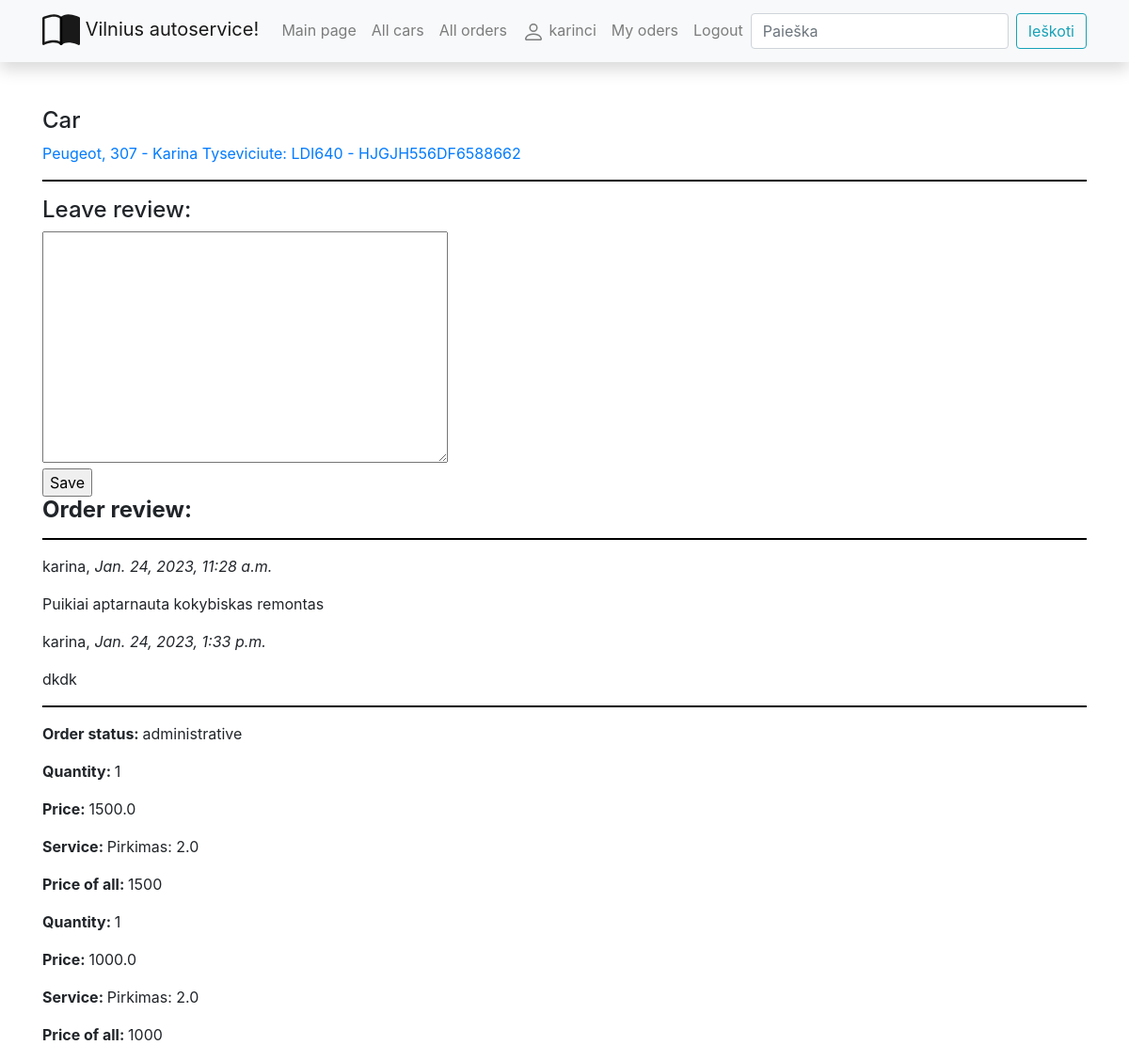
The app's page /autoservisas/orders/1 (signed in) with its own data.
### autoservisas/models.py (models this page shows, shortened)
class Order(models.Model):
    date = models.DateTimeField('Date', null=True, blank=True)
    suma = models.FloatField('Sum', help_text='Enter a sum of order')
    car = models.ForeignKey('Car', on_delete=models.SET_NULL, null=True)
    returne = models.DateField('Return for client', null=True, blank=True)
    LOAN_STATUS = (
        ('a', 'administrative'),
        ('r', 'repair'),
        ('e', 'repaired'),
        ('g', 'given away')
    )
    status = models.CharField(
        max_length=1,
        choices=LOAN_STATUS,
        blank=True,
        default='a',
        help_text='Status'
    )
    owner = models.ForeignKey(User, on_delete=models.SET_NULL, null=True, blank=True)
    class Meta:
        verbose_name = "Order"
        verbose_name_plural = "Orders"

class Car(models.Model):
    valst_nr = models.CharField('Number', max_length=6, help_text='Enter the country registration number')
    vin_code = models.CharField('VIN_code', max_length=17, help_text='Enter a VIN code')
    client = models.CharField('Client', max_length=200, help_text='Enter client name and last name')
    description = HTMLField(default='Cia yra automobilio aprasymas')
    automodel = models.ForeignKey('AutoModel', on_delete=models.SET_NULL, null=True)
    cover = models.ImageField('Photo', upload_to='covers', null=True)
    class Meta:
        verbose_name = "Car"
        verbose_name_plural = "Cars"
    def __str__(self):
        return f"{self.automodel} - {self.client}: {self.valst_nr} - {self.vin_code}"

class AutoModel(models.Model):
    make = models.CharField('Make name', max_length=50, help_text='Enter a car make')
    model = models.CharField('Model name', max_length=50, help_text='Enter a car model')
    class Meta:
        verbose_name = "Automodel"
        verbose_name_plural = "Automodels"
    def __str__(self):
        return f"{self.make}, {self.model}"

class OrderReview(models.Model):
    order = models.ForeignKey('Order', on_delete=models.SET_NULL, null=True, blank=True)
    reviewer = models.ForeignKey(User, on_delete=models.SET_NULL, null=True, blank=True)
    date_created = models.DateTimeField(auto_now_add=True)
    content = models.TextField('Atsiliepimas', max_length=2000)

class OrderCar(models.Model):
    kiekis = models.IntegerField('How', help_text='Enter how much do you want to buy car')
    kaina = models.FloatField('Price', help_text='Enter a price')
    order = models.ForeignKey('Order', on_delete=models.SET_NULL, null=True)
    service = models.ForeignKey('Service', on_delete=models.SET_NULL, null=True)
    @property
    def get_sum_of_order(self):
        return self.kiekis * int(self.kaina)
    class Meta:
        verbose_name = "Ordercar"
        verbose_name_plural = "Ordercars"

class Service(models.Model):
    name = models.CharField('Name', max_length=200, help_text='Enter a service name')
    price = models.FloatField('Price', help_text='Enter a service price')
    class Meta:
        verbose_name = "Service"
        verbose_name_plural = "Services"
    def __str__(self):
        return f"{self.name}: {self.price}"

### autoservisas/views.py (the view, shortened to what this page needs)
# urls.py: path('orders/<int:pk>', views.OrderDetailView.as_view(), name='order-detail'),
class OrderDetailView(FormMixin, generic.DetailView):
    model = Order
    template_name = 'order_detail.html'
    form_class = OrderReviewForm
    class Meta:
        ordering = ['car']

### autoservisas/forms.py
class OrderReviewForm(forms.ModelForm):
    class Meta:
        model = OrderReview
        fields = ('content', 'order', 'reviewer')
        widgets = {'order': forms.HiddenInput(), 'reviewer': forms.HiddenInput()}

### autoservisas/templates/order_detail.html (shortened to what this page needs)
{% extends "base.html" %}
{% block content %}
<h4>Car</h4>
<p><a href="{% url 'car-detail' order.car.id %}"> {{ order.car }}</a></p>
<hr>
{% if user.is_authenticated %}
<div class="fieldWrapper">
<h4>Leave review:</h4>
    <form action="" method="post">
        {{ form.content }}
        <br>
        <input type="submit" value="Save">
    </form>
</div>
{% endif %}
<h4><strong>Order review: </strong></h4>
<hr>
{% if order.orderreview_set.all %}
{% for review in order.orderreview_set.all %}
<p>{{ review.reviewer }}, <em>{{ review.date_created }}</em></p>
<p>{{ review.content }}</p>
{% endfor %}
{% else %}
<p>Order hasn't reviews</p>
{% endif %}
<hr>
<p><strong>Order status: </strong>{{ order.get_status_display }}</p>
{% for order_car in order.ordercar_set.all %}
<p><strong>Quantity: </strong>{{ order_car.kiekis }}</p>
<p><strong>Price: </strong>{{ order_car.kaina }}</p>
<p><strong>Service: </strong>{{ order_car.service }}</p>
<p><strong>Price of all: </strong>{{ order_car.get_sum_of_order }}</p>
{% endfor %}
{% endblock %}

### autoservisas/templates/base.html (shortened to what this page needs)
<!DOCTYPE html>
<html lang="en">
  <head>
    <link
      rel="stylesheet"
      href="https://stackpath.bootstrapcdn.com/bootstrap/4.1.3/css/bootstrap.min.css"
    />
    <link
      rel="stylesheet"
      href="https://cdnjs.cloudflare.com/ajax/libs/font-awesome/4.7.0/css/font-awesome.min.css"
    />
    {% load static %}
    <link rel="stylesheet" href="{% static 'css/styles.css' %}" />
  </head>
  <body>
    <nav
      class="navbar navbar-expand-lg navbar-light bg-light static-top mb-5 shadow"
    >
      <div class="container">
        <a class="navbar-brand" href="#">
          Vilnius autoservice!</a
        >
        <div class="collapse navbar-collapse" id="navbarResponsive">
          <ul class="navbar-nav ml-auto">
            <li class="nav-item">
              <a class="nav-link" href="{% url 'index' %}">Main page</a>
            </li>
            <li class="nav-item">
              <a class="nav-link" href="{% url 'car' %}">All cars</a>
            </li>
            <li class="nav-item">
              <a class="nav-link" href="{% url 'orders' %}">All orders</a>
            </li>
              {% if user.is_authenticated %}
                <li class="nav-item"><a class="nav-link" href="#">
                    {{ user.get_username }}</a></li>
                <li class="nav-item"><a class="nav-link" href="{% url 'my-ordered' %}">My oders</a></li>
                <li class="nav-item"><a class="nav-link" href="{% url 'logout'%}?next=/autoservisas">Logout</a></li>
                {% else %}
                <li class="nav-item"><a class="nav-link" href="{% url 'login'%}?next={{request.path}}">Login</a>
                </li>
                <li class="nav-item"><a class="nav-link" href="{% url 'register' %}">Register</a></li>
                {% endif %}
          </ul>
          <form
            class="form-inline my-2 my-lg-0"
            action="{% url 'search' %}"
            method="get"
          >
            <input
              class="form-control mr-sm-2"
              type="search"
              placeholder="Paieška"
              aria-label="Search"
              name="query"
            />
            <button class="btn btn-outline-info my-2 my-sm-0" type="submit">
              Ieškoti
            </button>
          </form>
        </div>
      </div>
    </nav>
    <div class="container">
      {% block content %}{% endblock %}</div>
  </body>
</html>

### autoservisas/static/css/styles.css (style rules this page uses)
hr { width: 100%; background-color: black; height: 1px; border-color : transparent; }

### records on screen
Order: car "Peugeot, 307 - Karina Tyseviciute: LDI640 - HJGJH556DF6588662", status "administrative"
OrderReview: reviewer "karina", date_created "Jan. 24, 2023, 11:28 a.m.", content "Puikiai aptarnauta kokybiskas remontas"
OrderReview: reviewer "karina", date_created "Jan. 24, 2023, 1:33 p.m.", content "dkdk"
OrderCar: kiekis "1", kaina "1500.0", service "Pirkimas: 2.0", get_sum_of_order "1500"
OrderCar: kiekis "1", kaina "1000.0", service "Pirkimas: 2.0", get_sum_of_order "1000"

### other values on screen
{{ user.get_username }} "karinci"
